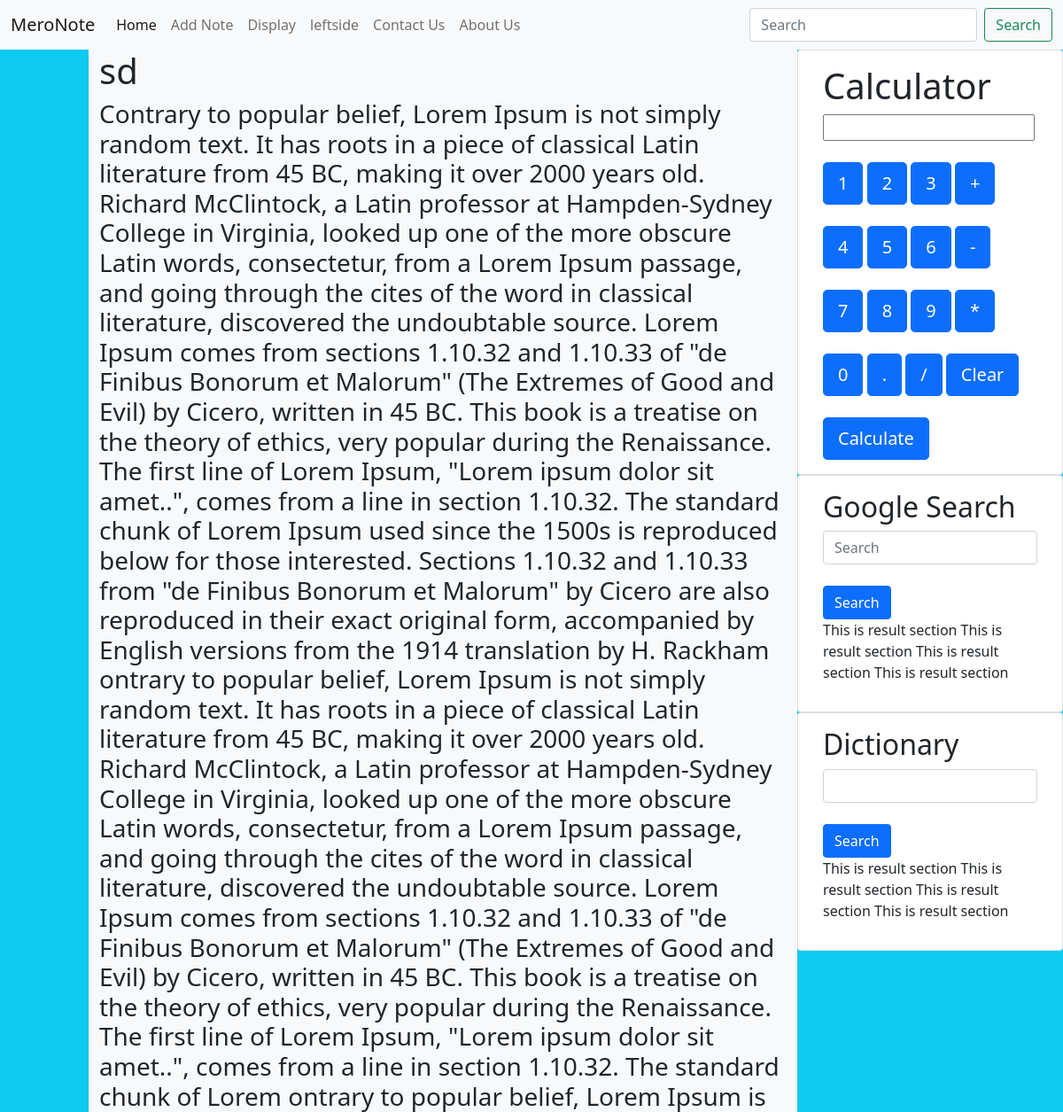
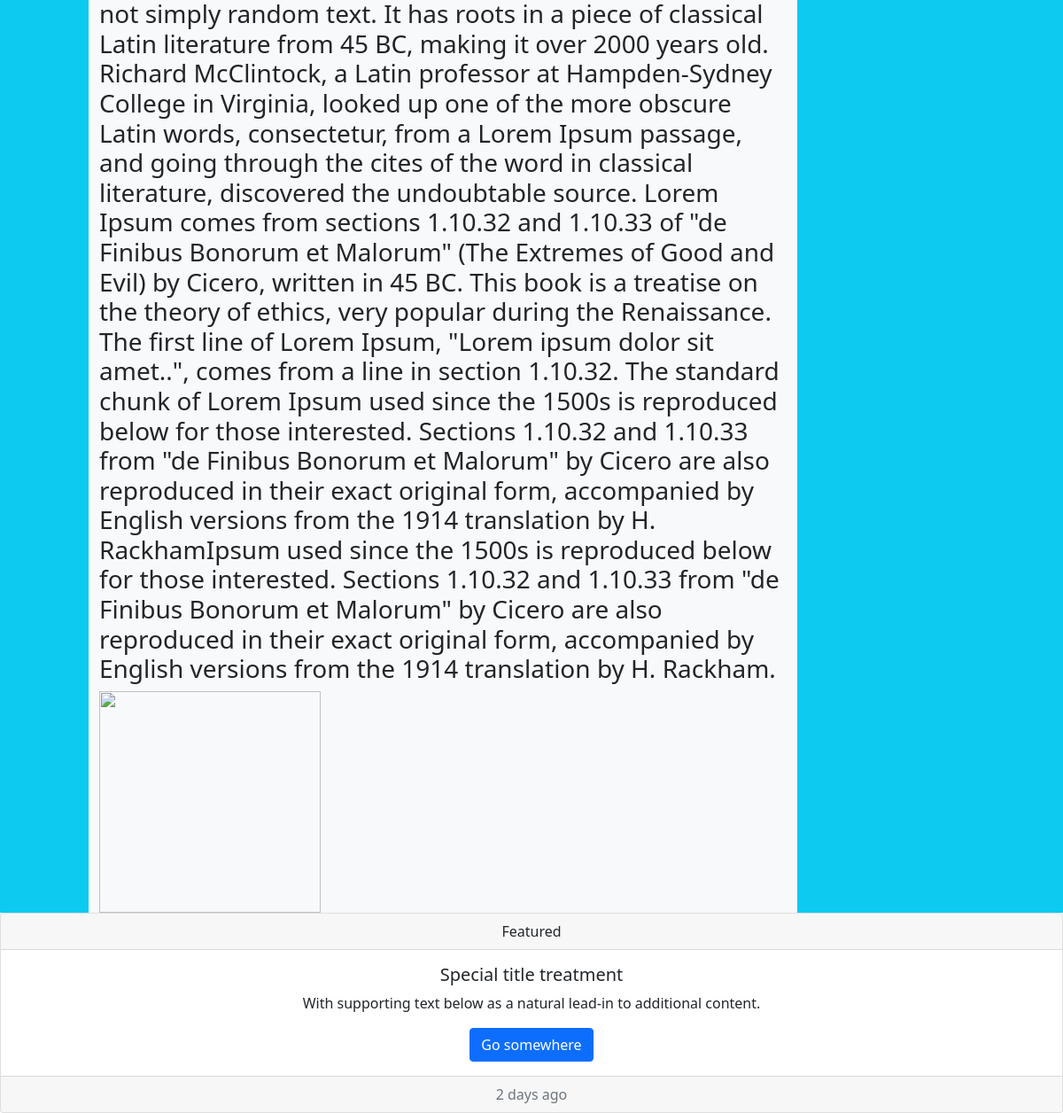
Screenshot of /display/16 with the database file from the repository (2 pictures, top to bottom).
### savefile/models.py (models this page shows)
class saveFile(models.Model):
    name=models.CharField(max_length=50)
    message=models.TextField()
    fname=models.FileField(upload_to='files/',max_length=250,null=True,default=None)

### meronote/views.py (the view)
# urls.py: 2. Add a URL to urlpatterns:  path('', views.home, name='home')
def home(request,id):
    dataFile=saveFile.objects.get(id=id)
    data={
        'dataFile':dataFile,
    }
    return render(request,"index.html",data)

### templates/index.html
{% extends 'base.html' %}
{% block container %}
<h1>{{dataFile.name}}</h1>
<h3>{{dataFile.message}}</h3>
<div class="col-md-2 col-sm-6 col-xs-1 toborder">
    <img src="{{dataFile.fname}}" class="img-circle" height="250" width="250">
 </div>
{% endblock container %}

### templates/base.html (shortened to what this page needs)
{% include 'header.html' %}
<div class="container-fluid">
    <div class="row">
      <div class="col-md-1 bg-info">
      </div>
      <div class="col-md-8 bg-light">
        {% block container %}
        {% endblock container %}
      </div>
      <div class="col-md-3 bg-info">
        {% block rightside %}
        {% include 'rightside.html' %}
        {% endblock rightside %}
      </div>
    </div>
  </div>
{% include 'footer.html' %}

### templates/header.html (shortened to what this page needs)
<!DOCTYPE html>
<html lang="en">
<head>
    <link href="https://cdn.jsdelivr.net/npm/bootstrap@5.1.3/dist/css/bootstrap.min.css" rel="stylesheet">
</head>
<body>
{% block navbar %}
<nav class="navbar navbar-expand-lg navbar-light bg-light">
    <div class="container-fluid">
      <a class="navbar-brand" href="#">MeroNote</a>
      <div class="collapse navbar-collapse" id="navbarSupportedContent">
        <ul class="navbar-nav me-auto mb-2 mb-lg-0">
          <li class="nav-item">
            <a class="nav-link active" aria-current="page" href="/">Home</a>
          </li>
          <li class="nav-item">
            <a class="nav-link" href="/saveform">Add Note</a>
          </li>
          <li class="nav-item">
            <a class="nav-link" href="/display/16">Display</a>
          </li>
          <li class="nav-item">
            <a class="nav-link" href="/leftside">leftside</a>
          </li>
          <li class="nav-item">
            <a class="nav-link" href="#">Contact Us</a>
          </li>
          <li class="nav-item">
            <a class="nav-link" href="#">About Us</a>
          </li>
        </ul>
        <form class="d-flex">
          <input class="form-control me-2" type="search" placeholder="Search" aria-label="Search">
          <button class="btn btn-outline-success" type="submit">Search</button>
        </form>
      </div>
    </div>
  </nav>
{% endblock navbar %}

### templates/rightside.html
<div class="row">
<div class="card">
    <div class="card-body">
    <h1>Calculator</h1>
    <form name = "form1">
      <input id = "calc" type ="text" name = "answer"> <br> <br>
      <input class="btn btn-primary btn-lg" type = "button" value = "1" onclick = "form1.answer.value += '1' ">
      <input class="btn btn-primary btn-lg" type = "button" value = "2" onclick = "form1.answer.value += '2' ">
      <input class="btn btn-primary btn-lg" type = "button" value = "3" onclick = "form1.answer.value += '3' ">
       <input class="btn btn-primary btn-lg" type = "button" value = "+" onclick = "form1.answer.value += '+' ">
      <br> <br>
      <input class="btn btn-primary btn-lg" type = "button" value = "4" onclick = "form1.answer.value += '4' ">
      <input class="btn btn-primary btn-lg" type = "button" value = "5" onclick = "form1.answer.value += '5' ">
      <input class="btn btn-primary btn-lg" type = "button" value = "6" onclick = "form1.answer.value += '6' ">
      <input class="btn btn-primary btn-lg" type = "button" value = "-" onclick = "form1.answer.value += '-' ">
      <br> <br>
      <input class="btn btn-primary btn-lg" type = "button" value = "7" onclick = "form1.answer.value += '7' ">
      <input class="btn btn-primary btn-lg" type = "button" value = "8" onclick = "form1.answer.value += '8' ">
      <input class="btn btn-primary btn-lg" type = "button" value = "9" onclick = "form1.answer.value += '9' ">
      <input class="btn btn-primary btn-lg" type = "button" value = "*" onclick = "form1.answer.value += '*' ">
      <br> <br>
      <input class="btn btn-primary btn-lg" type = "button" value = "0" onclick = "form1.answer.value += '0' ">
      <input class="btn btn-primary btn-lg" type = "button" value = "." onclick = "form1.answer.value += '.' ">
      <input  class="btn btn-primary btn-lg" type = "button" value = "/" onclick = "form1.answer.value += '/' ">
        <input class="btn btn-primary btn-lg" type = "button" value = "Clear" onclick = "form1.answer.value = ' ' " id= "clear" >
      <br/>
      <br/>
      <input class="btn btn-primary btn-lg" type = "button" value = "Calculate" onclick = "form1.answer.value = eval(form1.answer.value) ">
    </form>
</div>
</div>
<div class="card">
    <div class="card-body">
        <h2>Google Search</h2>
        <form class="form-group" id="form" action="">
            <input type="text" id="search" placeholder="Search" class="form-control">
            <br>
            <button class="btn btn-primary">Search</button>
            <p>
                This is result section
                This is result section
                This is result section
                This is result section
            </p>
        </form>
    </div>
  </div>
<div class="card">
    <div class="card-body">
        <h2>Dictionary</h2>
        <form action="">
            <input type="text" class="form-control">
            <br>
            <button class="btn btn-primary">Search</button>
            <p>
                This is result section
                This is result section
                This is result section
                This is result section
            </p>
        </form>
    </div>
  </div>
</div>

### templates/footer.html (shortened to what this page needs)
 {% block footer %}
 <div class="card text-center">
    <div class="card-header">
      Featured
    </div>
    <div class="card-body">
      <h5 class="card-title">Special title treatment</h5>
      <p class="card-text">With supporting text below as a natural lead-in to additional content.</p>
      <a href="#" class="btn btn-primary">Go somewhere</a>
    </div>
    <div class="card-footer text-muted">
      2 days ago
    </div>
  </div>
 {% endblock footer %}
</body>
</html>

### rows the page displays
saveFile: name "sd", message "Contrary to popular belief, Lorem Ipsum is not simply random text. It has roots in a piece of classical Latin literature from 45 BC, making it over 2000 years old. Richard McClintock, a Latin professor at Hampden-Sydney College in Virginia, looked up one of the more obscure Latin words, consectetur, from a Lorem Ipsum passage, and going through the cites of the word in classical literature, discovered the undoubtable source. Lorem Ipsum comes from sections 1.10.32 and 1.10.33 of \"de Finibus Bonorum et Malorum\" (The Extremes of Good and Evil) by Cicero, written in 45 BC. This book is a treatise on the theory of ethics, very popular during the Renaissance. The first line of Lorem Ipsum,…"
